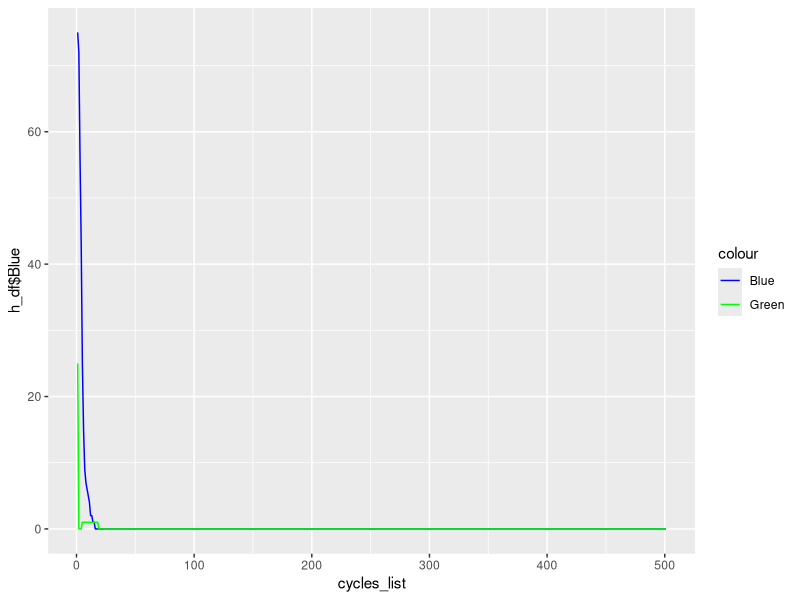

Here is the R script that generated this plot:
# Initial parameters
blue_ant_number <- 75
green_ant_number <- 25
size <- 3
cycles <- 500


# run_colony <- function(blue_ant_number, green_ant_number, size, cycles){

total_ants <- blue_ant_number + green_ant_number

# Creating area for ants to move in (dimensions: size x size)
positions <- vector()
for (i in 1:(size^2)){
  positions <- c(positions, i)
}

# Creating the color history matrix and recording initial values
initial_blue <- c(blue_ant_number)
initial_green <- c(green_ant_number)
for (m in 2:(cycles + 1)){
  initial_blue <- c(initial_blue, 0)
  initial_green <- c(initial_green, 0)
}
h_df <- data.frame(initial_blue, initial_green)
names(h_df) <- c("Blue", "Green")

# Creating the colony matrix
ant_matrix <- matrix(nrow=total_ants, ncol = 4)
column_names <- c("color", "position", "blue_met", "green_met")
colnames(ant_matrix) <- column_names

# Populating matrix with blue ants
for (i in 1:blue_ant_number){
  ant_matrix[i, 1] <- "blue"
  ant_matrix[i, 3] <- 0
  ant_matrix[i, 4] <- 0
  ant_matrix[i, 2] <- sample(positions, 1)
}

# Populating matrix with green ants
for (i in 1:green_ant_number){
  ant_matrix[(i + blue_ant_number), 1] <- "green"
  ant_matrix[(i + blue_ant_number), 3] <- 0
  ant_matrix[(i + blue_ant_number), 4] <- 0
  ant_matrix[(i + blue_ant_number), 2] <- sample(positions, 1)
}

# Checking for ants that met
for (i in 1:(total_ants)){
  for (s in 1:(total_ants)){
    if (s == i){
      next
    }else{
      if (ant_matrix[i, 2] == ant_matrix[s, 2]){
        if (ant_matrix[s, 1] == "blue"){
          ant_matrix[i, 3] <- as.integer(ant_matrix[1, 3]) + 1
        }else{
          ant_matrix[i, 4] <- as.integer(ant_matrix[1, 4]) + 1
        }
      }
    }
  }
}

# Running the cycles
for (i in 1:cycles){
  dead_ants <- vector()
  # Change position of ants
  for (s in 1:(total_ants)){
    death_val <- as.numeric(sample(100, 1, replace = TRUE))
    if (death_val >= 25){
      ant_matrix[s, 2] <- sample(positions, 1)
    }else{
      dead_ants <- c(dead_ants, s)
    }
  }
  # Kill dead ants
  total_ants <- total_ants - length(dead_ants)
  dead_ants <- vector()
  for (death in dead_ants){
    ant_matrix <- ant_matrix[-death,]
  }
  if(total_ants == 0){
    break
  }
  # Check if ants met
  for (u in 1:(total_ants)){
    for (v in 1:(total_ants)){
      if (v == u){
        next
      }else{
        if (ant_matrix[u, 2] == ant_matrix[s, 2]){
          if (ant_matrix[v, 1] == "blue"){
            ant_matrix[u, 3] <- as.integer(ant_matrix[1, 3]) + 1
          }else{
            ant_matrix[u, 4] <- as.integer(ant_matrix[1, 4]) + 1
          }
        }
      }
    }
  }
  # Check if ants reached color change threshold and add to color history
  for (t in 1:total_ants){
    if (as.integer(ant_matrix[t, 3]) > (total_ants/2) && ant_matrix[t, 4] < (total_ants/2)){
      ant_matrix[t, 1] <- "green"
      ant_matrix[t, 3] <- 0
      ant_matrix[t, 4] <- 0
    }else{
      if (as.integer(ant_matrix[t, 3]) < (total_ants/2) && ant_matrix[t, 4] > (total_ants/2)){
        ant_matrix[t, 1] <- "blue"
        ant_matrix[t, 3] <- 0
        ant_matrix[t, 4] <- 0
      }
    }
    if (ant_matrix[t, 1] == "blue"){
      h_df$Blue[(i+1)] <- h_df$Blue[(i+1)] + 1
    }else{
      h_df$Green[(i+1)] <- h_df$Green[(i+1)] + 1
    }
  }
}

# Plotting the color history
library(ggplot2)
cycles_list <- c(0:cycles+1)
h <- ggplot(h_df, aes(x=cycles_list)) + 
  geom_line(aes(y=h_df$Blue, colour="Blue")) + 
  geom_line(aes(y=h_df$Green, colour="Green")) +
  scale_color_manual(values=c("blue", "green"))
h
  
  # return(history_list[-1])
# }

# run_colony(2, 3, 3, 3)

